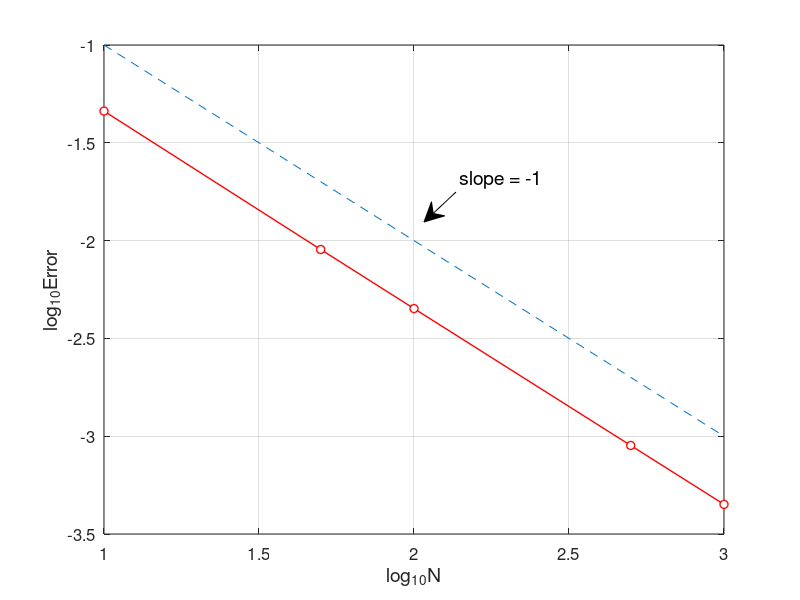

Source code (MATLAB):
% Euler1_error.m
% Euler method for the ODE model
% u'(t)=t^2+t-u, t in [0,1] 
% Initial condition: u(0)=0 ;
% Exact solution: u(t)=-exp(-t)+t^2-t+1.
clear all; close all;
Nvec=[10 50 100 500 1000];        % Number of partitions
Error=[];
fun=@(x,u) x.^2+x-u;              % RHS
for k=1:length(Nvec)
    N=Nvec(k);
    h=1/N;
    t=0:h:1;                      % interval partition
    un(1)=0;                       % initial value
    for n=1:N
        un(n+1)=un(n)+h*fun(t(n),un(n));
    end
    ue=-exp(-t)+t.^2-t+1;         % exact solution
    error=max(abs(un-ue));
    Error=[Error,error];
end
plot(log10(Nvec),log10(Error),'ro-','MarkerFaceColor','w','LineWidth',1)
%loglog(Nvec,Error,'ro-','LineWidth',1.5)
hold on
%loglog(Nvec,Nvec.^(-1),'--')
plot(log10(Nvec),log10(Nvec.^(-1)),'--')
grid on
%title('Convergence of Euler method','fontsize',12)
set(gca,'fontsize',12)
xlabel('log_{10}N','fontsize',14), ylabel('log_{10}Error','fontsize',14)

% add annotation of slope
ax = [0.57 0.53];
ay = [0.68 0.63];
annotation('textarrow',ax,ay,'String','slope = -1 ','fontsize',14)

% computing convergence order
for n=1:length(Nvec)-1
    order(n)=-log(Error(n)/Error(n+1))/(log(Nvec(n)/Nvec(n+1)));
end
Error
order

% print -dpng -r600 Euler1_error.png
% print -depsc2 Euler1_error.eps
